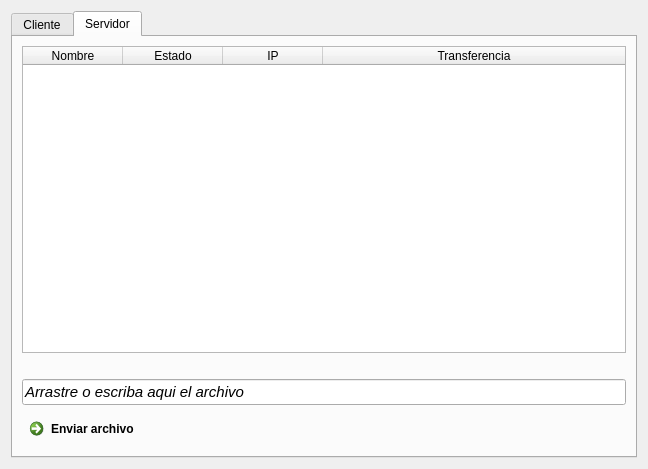
<?xml version="1.0" encoding="UTF-8"?>
<ui version="4.0">
 <class>Dialog</class>
 <widget class="QDialog" name="Dialog">
  <property name="geometry">
   <rect>
    <x>0</x>
    <y>0</y>
    <width>648</width>
    <height>469</height>
   </rect>
  </property>
  <property name="windowTitle">
   <string>Jefe Remoto</string>
  </property>
  <property name="windowIcon">
   <iconset resource="resources.qrc">
    <normaloff>:/icons/resources/server-icon.svg</normaloff>:/icons/resources/server-icon.svg</iconset>
  </property>
  <layout class="QGridLayout" name="gridLayout_2">
   <item row="0" column="0">
    <widget class="QTabWidget" name="tabWidget">
     <property name="enabled">
      <bool>true</bool>
     </property>
     <property name="focusPolicy">
      <enum>Qt::NoFocus</enum>
     </property>
     <property name="currentIndex">
      <number>1</number>
     </property>
     <widget class="QWidget" name="clientTab">
      <attribute name="icon">
       <iconset resource="resources.qrc">
        <normaloff>:/icons/resources/user_64.png</normaloff>:/icons/resources/user_64.png</iconset>
      </attribute>
      <attribute name="title">
       <string>Cliente</string>
      </attribute>
      <layout class="QGridLayout" name="gridLayout_5">
       <item row="0" column="0">
        <widget class="QGroupBox" name="groupBox">
         <property name="title">
          <string>Datos de seguridad</string>
         </property>
         <layout class="QHBoxLayout" name="horizontalLayout_3">
          <item>
           <widget class="QLabel" name="userLbl">
            <property name="text">
             <string>Usuario</string>
            </property>
           </widget>
          </item>
          <item>
           <widget class="QLineEdit" name="usernameTextBox">
            <property name="text">
             <string/>
            </property>
           </widget>
          </item>
          <item>
           <spacer name="espaciador">
            <property name="orientation">
             <enum>Qt::Horizontal</enum>
            </property>
            <property name="sizeHint" stdset="0">
             <size>
              <width>40</width>
              <height>20</height>
             </size>
            </property>
           </spacer>
          </item>
          <item>
           <widget class="QLabel" name="passwordLbl">
            <property name="text">
             <string>Contraseña</string>
            </property>
           </widget>
          </item>
          <item>
           <widget class="QLineEdit" name="passwordTextBox"/>
          </item>
         </layout>
        </widget>
       </item>
       <item row="1" column="0">
        <widget class="QGroupBox" name="groupBox_2">
         <property name="title">
          <string>Generar para:</string>
         </property>
         <layout class="QGridLayout" name="gridLayout_3">
          <item row="0" column="0">
           <layout class="QHBoxLayout" name="horizontalLayout">
            <item>
             <widget class="QRadioButton" name="ubuntuChoice">
              <property name="enabled">
               <bool>false</bool>
              </property>
              <property name="focusPolicy">
               <enum>Qt::NoFocus</enum>
              </property>
              <property name="toolTip">
               <string>Solo disponible al correr esta aplicación Ubuntu</string>
              </property>
              <property name="text">
               <string>Ubuntu(deb)</string>
              </property>
             </widget>
            </item>
            <item>
             <widget class="QRadioButton" name="osxChoice">
              <property name="enabled">
               <bool>false</bool>
              </property>
              <property name="focusPolicy">
               <enum>Qt::NoFocus</enum>
              </property>
              <property name="toolTip">
               <string>Solo disponible al correr esta aplicación OsX</string>
              </property>
              <property name="text">
               <string>OsX(app bundle)</string>
              </property>
             </widget>
            </item>
            <item>
             <widget class="QRadioButton" name="windowsChoice">
              <property name="enabled">
               <bool>true</bool>
              </property>
              <property name="focusPolicy">
               <enum>Qt::NoFocus</enum>
              </property>
              <property name="toolTip">
               <string>Solo disponible al correr esta aplicación Windows</string>
              </property>
              <property name="text">
               <string>Windows(exe)</string>
              </property>
              <property name="iconSize">
               <size>
                <width>16</width>
                <height>16</height>
               </size>
              </property>
              <property name="checked">
               <bool>true</bool>
              </property>
             </widget>
            </item>
           </layout>
          </item>
         </layout>
        </widget>
       </item>
       <item row="2" column="0" colspan="2">
        <widget class="QGroupBox" name="groupBox_3">
         <property name="enabled">
          <bool>true</bool>
         </property>
         <property name="title">
          <string>Instrucciones</string>
         </property>
         <property name="flat">
          <bool>false</bool>
         </property>
         <property name="checkable">
          <bool>false</bool>
         </property>
         <layout class="QGridLayout" name="gridLayout_4">
          <item row="0" column="0">
           <widget class="QTextEdit" name="textEdit">
            <property name="focusPolicy">
             <enum>Qt::NoFocus</enum>
            </property>
            <property name="acceptDrops">
             <bool>false</bool>
            </property>
            <property name="readOnly">
             <bool>true</bool>
            </property>
            <property name="html">
             <string>&lt;!DOCTYPE HTML PUBLIC &quot;-//W3C//DTD HTML 4.0//EN&quot; &quot;http://www.w3.org/TR/REC-html40/strict.dtd&quot;&gt;
&lt;html&gt;&lt;head&gt;&lt;meta name=&quot;qrichtext&quot; content=&quot;1&quot; /&gt;&lt;style type=&quot;text/css&quot;&gt;
p, li { white-space: pre-wrap; }
&lt;/style&gt;&lt;/head&gt;&lt;body style=&quot; font-family:'MS Shell Dlg 2'; font-size:8.25pt; font-weight:400; font-style:normal;&quot;&gt;
&lt;p style=&quot; margin-top:0px; margin-bottom:0px; margin-left:0px; margin-right:0px; -qt-block-indent:0; text-indent:0px;&quot;&gt;&lt;span style=&quot; font-size:8pt;&quot;&gt;1. Haga click en generar clientes para crear un archivo ejecutable nativo para el sistema operativo en el que se ejecuta esta aplicación.&lt;/span&gt;&lt;/p&gt;
&lt;p style=&quot; margin-top:0px; margin-bottom:0px; margin-left:0px; margin-right:0px; -qt-block-indent:0; text-indent:0px;&quot;&gt;&lt;span style=&quot; font-size:8pt;&quot;&gt;2. Ejecute el/los cliente/s en cada máquina que desee controlar.&lt;/span&gt;&lt;/p&gt;
&lt;p style=&quot; margin-top:0px; margin-bottom:0px; margin-left:0px; margin-right:0px; -qt-block-indent:0; text-indent:0px;&quot;&gt;&lt;span style=&quot; font-size:8pt;&quot;&gt;3. A continuación expere en la pestaña Servidor a que aparezcan las maquinas.&lt;/span&gt;&lt;/p&gt;
&lt;p style=&quot; margin-top:0px; margin-bottom:0px; margin-left:0px; margin-right:0px; -qt-block-indent:0; text-indent:0px;&quot;&gt;&lt;span style=&quot; font-size:8pt;&quot;&gt;4. Arrastre o escriba el nombre de un archivo en el campo correspondiente y haga click en la acción que desea ejecutar.&lt;/span&gt;&lt;/p&gt;
&lt;p style=&quot;-qt-paragraph-type:empty; margin-top:0px; margin-bottom:0px; margin-left:0px; margin-right:0px; -qt-block-indent:0; text-indent:0px; font-size:8pt;&quot;&gt;&lt;/p&gt;
&lt;p style=&quot; margin-top:0px; margin-bottom:0px; margin-left:0px; margin-right:0px; -qt-block-indent:0; text-indent:0px;&quot;&gt;&lt;span style=&quot; font-size:8pt;&quot;&gt;Nota. Los datos de seguridad se guardarán en los clientes.exe y en el servidor.cfg, permitiendo asi una comunicación exclusiva y segura entre ambos. &lt;/span&gt;&lt;/p&gt;
&lt;p style=&quot;-qt-paragraph-type:empty; margin-top:0px; margin-bottom:0px; margin-left:0px; margin-right:0px; -qt-block-indent:0; text-indent:0px; font-size:8pt;&quot;&gt;&lt;/p&gt;
&lt;p style=&quot; margin-top:0px; margin-bottom:0px; margin-left:0px; margin-right:0px; -qt-block-indent:0; text-indent:0px;&quot;&gt;&lt;span style=&quot; font-size:8pt;&quot;&gt;LABSIA: por motivos de seguridad en este laboratorio el servicio no funcionará en maquinas congeladas.&lt;/span&gt;&lt;/p&gt;&lt;/body&gt;&lt;/html&gt;</string>
            </property>
           </widget>
          </item>
          <item row="1" column="0">
           <widget class="QCommandLinkButton" name="generateClientButton">
            <property name="text">
             <string>Crear Cliente</string>
            </property>
            <property name="icon">
             <iconset resource="resources.qrc">
              <normaloff>:/icons/resources/present_64.png</normaloff>:/icons/resources/present_64.png</iconset>
            </property>
           </widget>
          </item>
         </layout>
        </widget>
       </item>
      </layout>
     </widget>
     <widget class="QWidget" name="serverTab">
      <attribute name="icon">
       <iconset resource="resources.qrc">
        <normaloff>:/icons/resources/network-receive.svg</normaloff>:/icons/resources/network-receive.svg</iconset>
      </attribute>
      <attribute name="title">
       <string>Servidor</string>
      </attribute>
      <layout class="QGridLayout" name="gridLayout">
       <item row="0" column="0">
        <widget class="QTableWidget" name="machinesTable">
         <property name="enabled">
          <bool>true</bool>
         </property>
         <property name="mouseTracking">
          <bool>true</bool>
         </property>
         <property name="focusPolicy">
          <enum>Qt::StrongFocus</enum>
         </property>
         <property name="contextMenuPolicy">
          <enum>Qt::NoContextMenu</enum>
         </property>
         <property name="acceptDrops">
          <bool>false</bool>
         </property>
         <property name="editTriggers">
          <set>QAbstractItemView::NoEditTriggers</set>
         </property>
         <property name="alternatingRowColors">
          <bool>true</bool>
         </property>
         <attribute name="horizontalHeaderStretchLastSection">
          <bool>true</bool>
         </attribute>
         <attribute name="verticalHeaderStretchLastSection">
          <bool>false</bool>
         </attribute>
         <column>
          <property name="text">
           <string>Nombre</string>
          </property>
         </column>
         <column>
          <property name="text">
           <string>Estado</string>
          </property>
         </column>
         <column>
          <property name="text">
           <string>IP</string>
          </property>
         </column>
         <column>
          <property name="text">
           <string>Transferencia</string>
          </property>
         </column>
        </widget>
       </item>
       <item row="4" column="0">
        <layout class="QHBoxLayout" name="horizontalLayoutActionBtns">
         <item>
          <widget class="QCommandLinkButton" name="uploadButton">
           <property name="acceptDrops">
            <bool>false</bool>
           </property>
           <property name="text">
            <string>Enviar archivo</string>
           </property>
           <property name="icon">
            <iconset resource="resources.qrc">
             <normaloff>:/icons/resources/right_64.png</normaloff>:/icons/resources/right_64.png</iconset>
           </property>
          </widget>
         </item>
        </layout>
       </item>
       <item row="1" column="0">
        <widget class="QLabel" name="movie_screen">
         <property name="styleSheet">
          <string notr="true">border-color: qlineargradient(spread:pad, x1:0, y1:0, x2:1, y2:0, stop:0 rgba(255, 178, 102, 255), stop:0.55 rgba(235, 148, 61, 255), stop:0.98 rgba(0, 0, 0, 255), stop:1 rgba(0, 0, 0, 0));</string>
         </property>
         <property name="text">
          <string/>
         </property>
         <property name="alignment">
          <set>Qt::AlignCenter</set>
         </property>
         <property name="margin">
          <number>0</number>
         </property>
        </widget>
       </item>
       <item row="2" column="0">
        <widget class="QLineEdit" name="fileDropTextLine">
         <property name="font">
          <font>
           <family>Segoe UI</family>
           <pointsize>11</pointsize>
           <weight>50</weight>
           <italic>true</italic>
           <bold>false</bold>
           <underline>false</underline>
           <strikeout>false</strikeout>
           <stylestrategy>PreferAntialias</stylestrategy>
           <kerning>true</kerning>
          </font>
         </property>
         <property name="styleSheet">
          <string notr="true"/>
         </property>
         <property name="text">
          <string>Arrastre o escriba aqui el archivo</string>
         </property>
         <property name="dragEnabled">
          <bool>true</bool>
         </property>
        </widget>
       </item>
      </layout>
     </widget>
    </widget>
   </item>
  </layout>
 </widget>
 <resources>
  <include location="resources.qrc"/>
 </resources>
 <connections/>
</ui>
